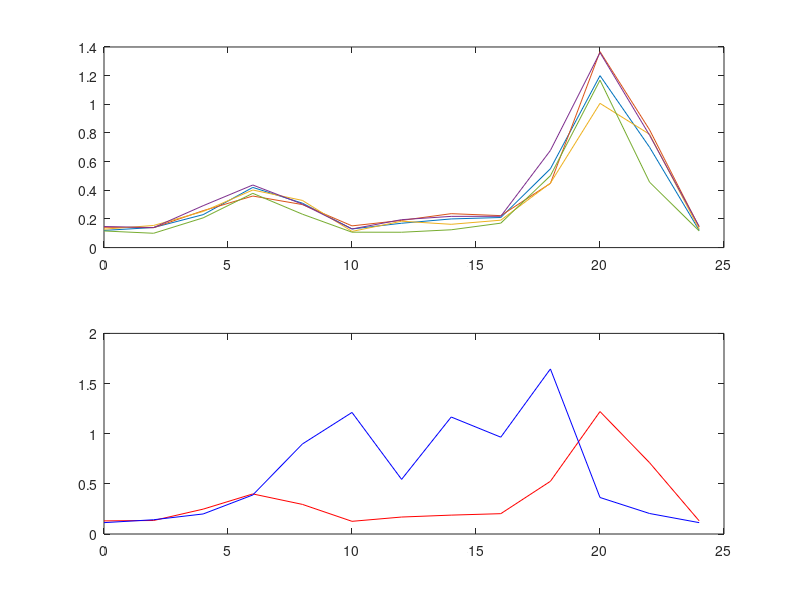
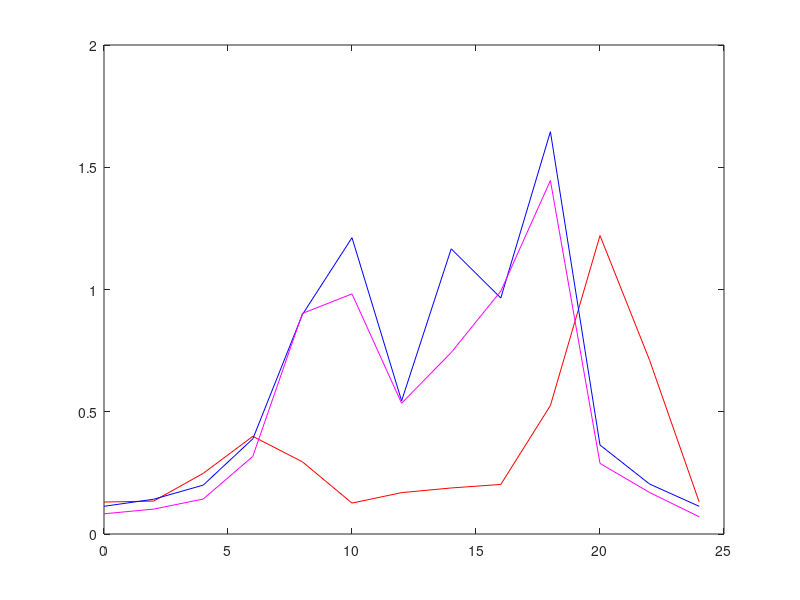

Source code (MATLAB) for these figures, in order:
clc
clear
close all

load ('dados_2611.mat');

t = 0:2:24;

figure(1)
subplot(211)
plot(t,r1);
hold on
plot(t,r2);
hold on
plot(t,r3);
hold on
plot(t,r4);
hold on
plot(t,r5);

r_medio = [ r1 r2 r3 r4 r5 ];
c_medio = [ c1 c2 c3 c4 c5 ];
t = [ t t t t t ];

Ar=[t'.^0];
nr=6;
Tr=24;
wr=2*pi/Tr;

for i = 1:nr
  Ar=[Ar, sin(t'.*wr.*i),cos(t'.*wr.*i)];
endfor

paramR = inv(Ar'*Ar)* Ar' * r_medio';
ymR = Ar*paramR
paramC = inv(Ar'*Ar)* Ar' * c_medio';
ymC = Ar*paramC;

subplot(212)
%scatter(t,r_medio)
%hold
plot(t(1:13),ymR(1:13),'r');
hold
plot(t(1:13),ymC(1:13),'b');
%%
%%
%%
%%figure(2)
%%subplot(211)
%%plot(t,c1);
%%hold on
%%plot(t,c2);
%%hold on
%%plot(t,c3);
%%hold on
%%plot(t,c4);
%%hold on
%%plot(t,c5);
%%
%%c_medio= (c1+c2+c3+c4+c5)./5
%%
%%Ac=[t'.^0];
%%
%%nc=6;
%%Tc=24;
%%wc=2*pi/Tc;
%%
%%for i = 1:nc
%%  %Ar=[Ar, t'.^i];
%%  Ac=[Ac, sin(t'.*wc.*i),cos(t'.*wc.*i)];
%%endfor
%%
%%paramC = inv(Ac'*Ac)* Ac' * c_medio';
%%ymC = Ac*paramC;
%%
%%subplot(212)
%%scatter(t,c_medio)
%%hold
%%plot(t,ymC,'r');
%%
load ('dados_2611b.mat');
figure(3)
teste = a3;

plot(t(1:13),ymR(1:13),'r');
hold on
plot(t(1:13),ymC(1:13),'b');
hold on
plot(t(1:13),teste,'m');
##hold on
##plot(t,a2);
##hold on
##plot(t,a3);
##hold on
##plot(t,a4);
##hold on
##plot(t,a5);
e_r = mean ((teste-ymR(1:13)').^2);
e_c = mean ((teste-ymC(1:13)').^2);
r=0;
c=0;
if e_r < e_c
  r=1;
  c=0;
else
  r=0;
  c=1;
end
r
c
